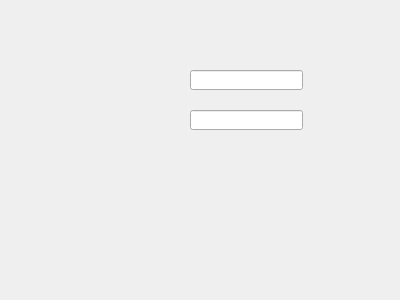
<?xml version="1.0" encoding="UTF-8"?>
<ui version="4.0">
 <class>addSeatType</class>
 <widget class="QDialog" name="addSeatType">
  <property name="geometry">
   <rect>
    <x>0</x>
    <y>0</y>
    <width>400</width>
    <height>300</height>
   </rect>
  </property>
  <property name="windowTitle">
   <string>Dialog</string>
  </property>
  <widget class="QLineEdit" name="lineEdit">
   <property name="geometry">
    <rect>
     <x>190</x>
     <y>70</y>
     <width>113</width>
     <height>20</height>
    </rect>
   </property>
  </widget>
  <widget class="QLineEdit" name="lineEdit_2">
   <property name="geometry">
    <rect>
     <x>190</x>
     <y>110</y>
     <width>113</width>
     <height>20</height>
    </rect>
   </property>
  </widget>
 </widget>
 <resources/>
 <connections/>
</ui>
